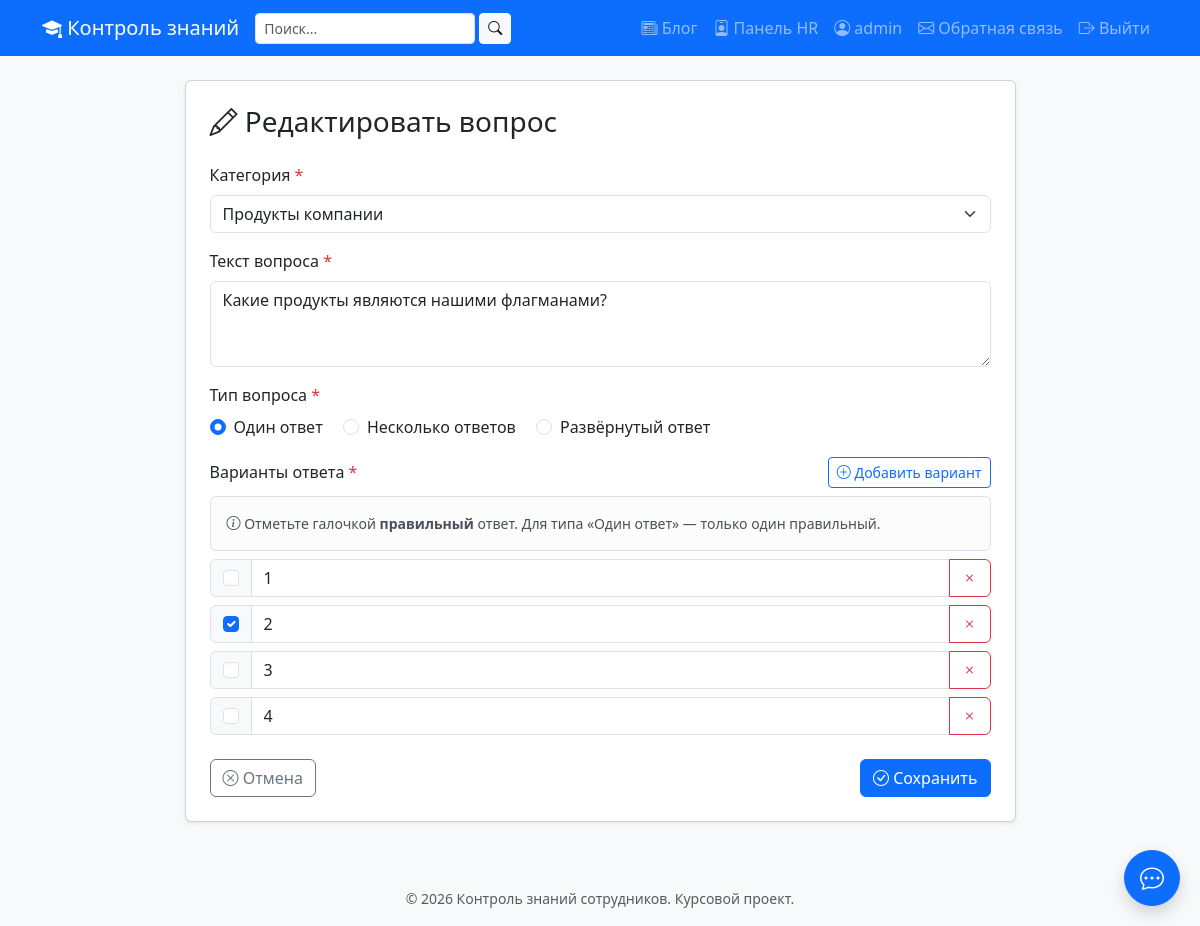
/hr/questions/3/edit/ (signed in), run on the app's committed database.
### core/models.py (models this page shows, shortened)
class Question(models.Model):
    QUESTION_TYPES = [
        ('single', 'Один ответ'),
        ('multiple', 'Несколько ответов'),
        ('text', 'Развёрнутый ответ'),
    ]
    category = models.ForeignKey(
        Category,
        on_delete=models.CASCADE,
        related_name='questions',
        verbose_name='Категория'
    )
    text = models.TextField(verbose_name='Текст вопроса')
    question_type = models.CharField(
        max_length=20,
        choices=QUESTION_TYPES,
        default='single',
        verbose_name='Тип вопроса'
    )
    created_by = models.ForeignKey(
        User,
        on_delete=models.SET_NULL,
        null=True,
        blank=True,
        related_name='created_questions',
        verbose_name='Автор'
    )
    created_at = models.DateTimeField(
        auto_now_add=True,
        verbose_name='Дата создания'
    )
    class Meta:
        verbose_name = 'Вопрос'
        verbose_name_plural = 'Вопросы'
        ordering = ['-created_at']

class Category(models.Model):
    name = models.CharField(
        max_length=100,
        unique=True,
        verbose_name='Название'
    )
    description = models.TextField(
        blank=True,
        verbose_name='Описание'
    )
    class Meta:
        verbose_name = 'Категория'
        verbose_name_plural = 'Категории'
        ordering = ['name']

class Answer(models.Model):
    question = models.ForeignKey(
        Question,
        on_delete=models.CASCADE,
        related_name='answers',
        verbose_name='Вопрос'
    )
    text = models.CharField(
        max_length=500,
        verbose_name='Текст ответа'
    )
    is_correct = models.BooleanField(
        default=False,
        verbose_name='Правильный'
    )
    class Meta:
        verbose_name = 'Вариант ответа'
        verbose_name_plural = 'Варианты ответов'

### core/views.py (the view, shortened to what this page needs)
# urls.py: path('hr/questions/<int:question_id>/edit/', views.hr_question_edit, name='hr_question_edit'),
@login_required
def hr_question_edit(request, question_id):
    if request.user.profile.role != 'hr':
        messages.error(request, 'Доступ только для HR.')
        return redirect('profile')
    question = get_object_or_404(Question, id=question_id)
    return render(request, 'hr/question_form.html', {
        'action': 'edit',
        'question': question,
        'categories': Category.objects.all().order_by('name'),
    })

### templates/hr/question_form.html (shortened to what this page needs)
{% extends 'base.html' %}
{% load static %}
{% block content %}
<div class="row justify-content-center">
    <div class="col-lg-9">
        <div class="card shadow-sm">
            <div class="card-body p-4">
                <h3 class="mb-4">
                    {% if action == 'add' %}
                        <i class="bi bi-plus-circle"></i> Добавить вопрос
                    {% else %}
                        <i class="bi bi-pencil"></i> Редактировать вопрос
                    {% endif %}
                </h3>
                <form method="post" novalidate id="questionForm">
                    <div class="mb-3">
                        <label class="form-label">Категория <span class="text-danger">*</span></label>
                        <select name="category" class="form-select" required>
                            {% for cat in categories %}
                                <option value="{{ cat.id }}"
                                    {% if question.category_id == cat.id %}selected{% endif %}>
                                    {{ cat.name }}
                                </option>
                            {% endfor %}
                        </select>
                    </div>
                    <div class="mb-3">
                        <label class="form-label">Текст вопроса <span class="text-danger">*</span></label>
                        <textarea name="text"
                                  class="form-control"
                                  rows="3"
                                  required>{{ question.text|default:'' }}</textarea>
                    </div>
                    <div class="mb-3">
                        <label class="form-label">Тип вопроса <span class="text-danger">*</span></label>
                        <div>
                            <div class="form-check form-check-inline">
                                <input class="form-check-input" type="radio"
                                       name="question_type" id="type_single"
                                       value="single"
                                       {% if question.question_type == 'single' or not question %}checked{% endif %}>
                                <label class="form-check-label" for="type_single">Один ответ</label>
                            </div>
                            <div class="form-check form-check-inline">
                                <input class="form-check-input" type="radio"
                                       name="question_type" id="type_multiple"
                                       value="multiple"
                                       {% if question.question_type == 'multiple' %}checked{% endif %}>
                                <label class="form-check-label" for="type_multiple">Несколько ответов</label>
                            </div>
                            <div class="form-check form-check-inline">
                                <input class="form-check-input" type="radio"
                                       name="question_type" id="type_text"
                                       value="text"
                                       {% if question.question_type == 'text' %}checked{% endif %}>
                                <label class="form-check-label" for="type_text">Развёрнутый ответ</label>
                            </div>
                        </div>
                    </div>
                    <div id="answersBlock">
                        <div class="d-flex justify-content-between align-items-center mb-2">
                            <label class="form-label mb-0">
                                Варианты ответа <span class="text-danger">*</span>
                            </label>
                            <button type="button" id="addAnswerBtn" class="btn btn-sm btn-outline-primary">
                                <i class="bi bi-plus-circle"></i> Добавить вариант
                            </button>
                        </div>
                        <div class="alert alert-light border small mb-2">
                            <i class="bi bi-info-circle"></i>
                            Отметьте галочкой <strong>правильный</strong> ответ.
                            Для типа «Один ответ» — только один правильный.
                        </div>
                        <div id="answersContainer">
                            {% if question %}
                                {% for ans in question.answers.all %}
                                    <div class="input-group mb-2 answer-row">
                                        <div class="input-group-text">
                                            <input type="checkbox"
                                                   name="answer_correct_{{ forloop.counter0 }}"
                                                   class="form-check-input mt-0"
                                                   {% if ans.is_correct %}checked{% endif %}>
                                        </div>
                                        <input type="text"
                                               name="answer_text[]"
                                               class="form-control"
                                               value="{{ ans.text }}"
                                               placeholder="Текст варианта ответа">
                                        <button type="button" class="btn btn-outline-danger remove-answer">
                                            <i class="bi bi-x"></i>
                                        </button>
                                    </div>
                                {% endfor %}
                            {% endif %}
                        </div>
                    </div>
                    <div class="d-flex justify-content-between mt-4">
                        <a href="{% url 'hr_questions' %}" class="btn btn-outline-secondary">
                            <i class="bi bi-x-circle"></i> Отмена
                        </a>
                        <button type="submit" class="btn btn-primary">
                            <i class="bi bi-check-circle"></i>
                            {% if action == 'add' %}Добавить{% else %}Сохранить{% endif %}
                        </button>
                    </div>
                </form>
            </div>
        </div>
    </div>
</div>
{% endblock %}

### templates/base.html (shortened to what this page needs)
<!DOCTYPE html>
<html lang="ru">
<head>
    <link href="https://cdn.jsdelivr.net/npm/bootstrap@5.3.3/dist/css/bootstrap.min.css" rel="stylesheet">
    <link href="https://cdn.jsdelivr.net/npm/bootstrap-icons@1.11.3/font/bootstrap-icons.css" rel="stylesheet">
    {% load static %}
    <link href="{% static 'css/style.css' %}" rel="stylesheet">
</head>
<body>
<nav class="navbar navbar-expand-lg navbar-dark bg-primary">
    <div class="container">
        <a class="navbar-brand" href="/">
            <i class="bi bi-mortarboard-fill"></i> Контроль знаний
        </a>
        <div class="collapse navbar-collapse" id="mainNav">
            <form method="get" action="{% url 'search' %}" class="d-flex me-3" role="search">
                <input type="text"
                       name="q"
                       class="form-control form-control-sm"
                       placeholder="Поиск..."
                       style="min-width: 200px;"
                       value="{{ request.GET.q|default:'' }}">
                <button type="submit" class="btn btn-light btn-sm ms-1">
                    <i class="bi bi-search"></i>
                </button>
            </form>
            <ul class="navbar-nav ms-auto">
                <li class="nav-item">
                    <a class="nav-link" href="{% url 'blog_list' %}">
                        <i class="bi bi-newspaper"></i> Блог
                    </a>
                </li>
                {% if user.is_authenticated %}
                    {% if user.profile.role == 'hr' %}
                        <li class="nav-item">
                            <a class="nav-link" href="{% url 'hr_dashboard' %}">
                                <i class="bi bi-person-badge"></i> Панель HR
                            </a>
                        </li>
                    {% endif %}
                    <li class="nav-item">
                        <a class="nav-link" href="{% url 'profile' %}">
                            <i class="bi bi-person-circle"></i>
                            {{ user.first_name|default:user.username }}
                        </a>
                    </li>
                    <li class="nav-item">
                        <a class="nav-link" href="{% url 'feedback' %}">
                            <i class="bi bi-envelope"></i> Обратная связь
                        </a>
                    </li>
                    <li class="nav-item">
                        <a class="nav-link" href="{% url 'logout' %}">
                            <i class="bi bi-box-arrow-right"></i> Выйти
                        </a>
                    </li>
                {% endif %}
            </ul>
        </div>
    </div>
</nav>
<main class="container my-4">
    {% block content %}{% endblock %}
</main>
<footer class="bg-light text-center py-3 mt-5">
    <div class="container">
        <small class="text-muted">© 2026 Контроль знаний сотрудников. Курсовой проект.</small>
    </div>
</footer>
{% if user.is_authenticated %}
<button id="chatToggleBtn"
        class="btn btn-primary rounded-circle shadow"
        style="position: fixed; bottom: 20px; right: 20px; width: 56px; height: 56px; z-index: 1050;"
        title="Открыть чат">
    <i class="bi bi-chat-dots fs-4"></i>
</button>
{% endif %}
</body>
</html>

### static/css/style.css (style rules this page uses)
body { font-family: 'Segoe UI', Tahoma, sans-serif; background-color: #f8f9fa; min-height: 100vh; }
main { min-height: calc(100vh - 200px); }

### data on the page
Question: category "Продукты компании", text "Какие продукты являются нашими флагманами?", question_type "☑ Один ответ", question_type "☐ Несколько ответов", question_type "☐ Развёрнутый ответ"
Answer: text "1"
Answer: is_correct "☑", text "2"
Answer: text "3"
Answer: text "4"

### other printed values
{{ user.first_name|default:user.username }} "admin"
